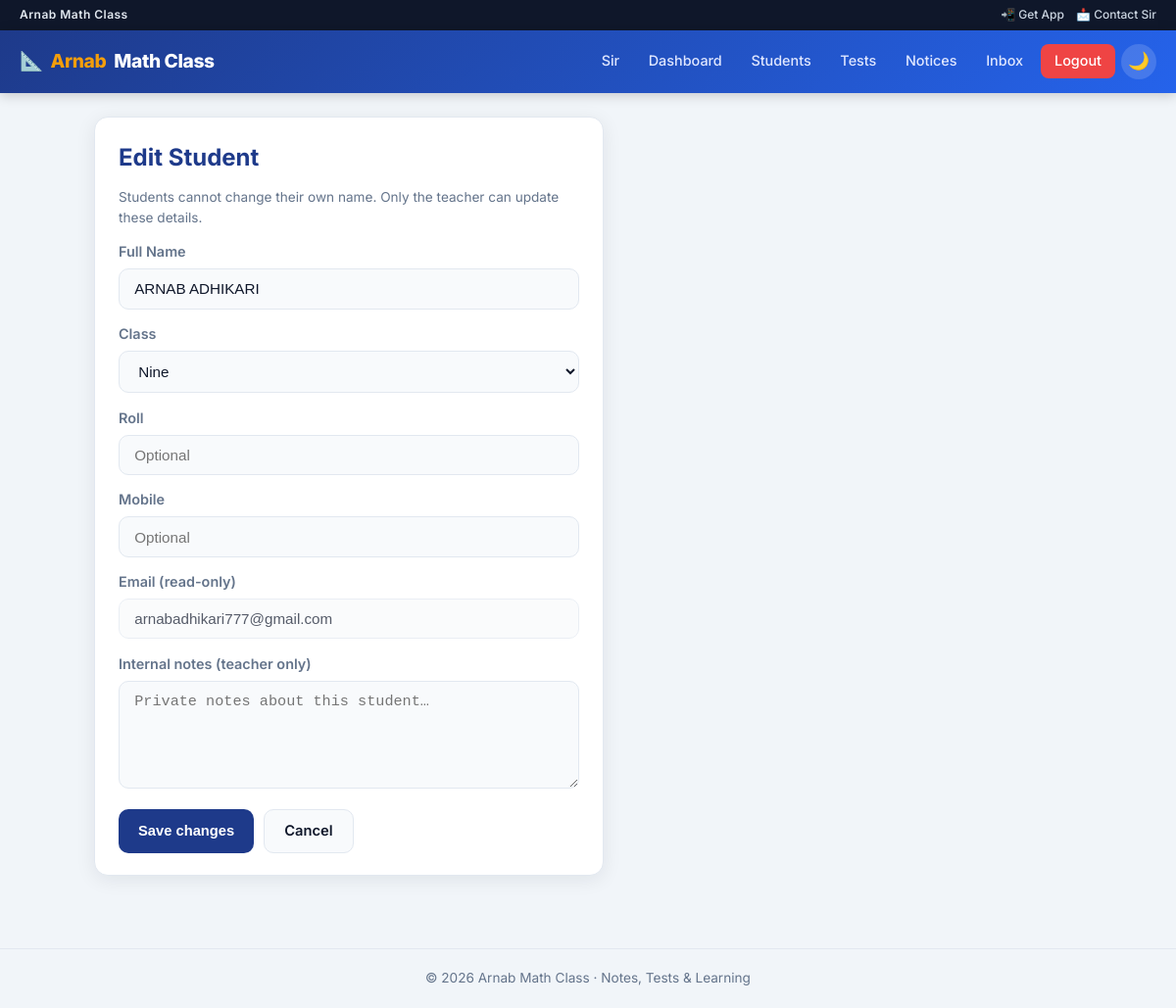
Page /teacher/students/1/edit (signed in) on the committed database.
### tables this page shows
CREATE TABLE students (
            id INTEGER PRIMARY KEY AUTOINCREMENT,
            name TEXT NOT NULL,
            class_name TEXT NOT NULL,
            roll TEXT,
            email TEXT UNIQUE NOT NULL,
            password_hash TEXT NOT NULL,
            is_verified INTEGER DEFAULT 0,
            registered_at TEXT NOT NULL
        , mobile TEXT, admitted_by_teacher INTEGER DEFAULT 0, is_blocked INTEGER DEFAULT 0, notes_internal TEXT);

### app.py (the view, shortened to what this page needs)
@app.route("/teacher/students/<int:student_id>/edit", methods=["GET", "POST"])
@teacher_login_required
def edit_student(student_id):
    with get_db() as conn:
        student = conn.execute("SELECT * FROM students WHERE id=?", (student_id,)).fetchone()
        if not student:
            abort(404)
    return render_template("edit_student.html", student=student)

### app.py (called while the page is built, shortened)
def get_db():
    conn = sqlite3.connect(DB_PATH)
    conn.row_factory = sqlite3.Row
    conn.execute("PRAGMA foreign_keys = ON")
    return conn

def get_csrf_token():
    token = session.get("_csrf_token")
    if not token:
        token = secrets.token_urlsafe(32)
        session["_csrf_token"] = token
    return token

@app.before_request
def enforce_https():
    if FORCE_HTTPS and not DEBUG_MODE and not request.is_secure and not _is_local_host():
        return redirect(request.url.replace("http://", "https://", 1), code=301)

@app.before_request
def csrf_protect():
    if request.method not in ("POST", "PUT", "PATCH", "DELETE"):
        return None

@app.after_request
def add_security_headers(resp):
    resp.headers.setdefault("X-Content-Type-Options", "nosniff")
    resp.headers.setdefault("X-Frame-Options", "SAMEORIGIN")
    resp.headers.setdefault("Referrer-Policy", "strict-origin-when-cross-origin")
    resp.headers.setdefault("Permissions-Policy", "camera=(), microphone=(), geolocation=()")
    if FORCE_HTTPS and request.is_secure:
        resp.headers.setdefault("Strict-Transport-Security", "max-age=31536000")
    return resp

@app.before_request
def validate_student_session():
    sid = session.get("student_id")
    if not sid or request.endpoint in (None, "static", "manifest", "service_worker"):
        return None

def teacher_login_required(f):
    @wraps(f)
    def decorated(*args, **kwargs):
        if not session.get("is_teacher"):
            flash("Teacher login is required.", "error")
            return redirect(url_for("teacher_login"))
        return f(*args, **kwargs)
    return decorated

@app.context_processor
def inject_notifications():
    data = {"unread_notif_count": 0, "student_notifications": []}
    sid = session.get("student_id")
    if not sid:
        return data

### templates/edit_student.html (shortened to what this page needs)
{% extends "base.html" %}
{% block content %}
<div class="card" style="max-width:520px;">
  <h2>Edit Student</h2>
  <p class="helper-text">Students cannot change their own name. Only the teacher can update these details.</p>
  <form method="POST" action="{{ url_for('edit_student', student_id=student.id) }}" accept-charset="UTF-8"><input type="hidden" name="csrf_token" value="{{ csrf_token() }}">
    <label>Full Name</label>
    <input type="text" name="name" value="{{ student.name }}" required>
    <label>Class</label>
    <select name="class_name" required>
      {% for c in ['Six','Seven','Eight','Nine','Ten','SSC Batch','HSC Batch'] %}
      <option value="{{ c }}" {% if student.class_name == c %}selected{% endif %}>{{ c }}</option>
      {% endfor %}
    </select>
    <label>Roll</label>
    <input type="text" name="roll" value="{{ student.roll or '' }}" placeholder="Optional">
    <label>Mobile</label>
    <input type="text" name="mobile" value="{{ student.mobile or '' }}" placeholder="Optional">
    <label>Email (read-only)</label>
    <input type="email" value="{{ student.email }}" disabled style="opacity:0.7;">
    <label>Internal notes (teacher only)</label>
    <textarea name="notes_internal" rows="3" placeholder="Private notes about this student…">{{ student.notes_internal or '' }}</textarea>
    <div style="display:flex; gap:10px; flex-wrap:wrap; margin-top:14px;">
      <button class="btn btn-primary" type="submit">Save changes</button>
      <a class="btn btn-secondary" href="{{ url_for('students_list') }}">Cancel</a>
    </div>
  </form>
</div>
{% endblock %}

### templates/base.html (style rules this page uses)
:root, [data-theme="light"] { --bg: #f1f5f9; --surface: #ffffff; --surface2: #f8fafc; --text: #0f172a; --text-muted: #64748b; --primary: #1e3a8a; --primary-hover: #1e40af; --accent: #f59e0b; --success: #059669; --danger: #dc2626; --border: #e2e8f0; --shadow: 0 4px 20px rgba(15,23,42,0.08); --radius: 14px; --nav-h: 64px; }
* { margin:0; padding:0; box-sizing:border-box; }
html { scroll-behavior: smooth; }
body { font-family: 'Inter', 'Noto Sans Bengali', system-ui, sans-serif; background: var(--bg); color: var(--text); min-height: 100vh; display: flex; flex-direction: column; line-height: 1.55; transition: background .25s, color .25s; }
a { color: inherit; text-decoration: none; }
.card { background: var(--surface); border-radius: var(--radius); padding: 1.4rem 1.5rem; box-shadow: var(--shadow); border: 1px solid var(--border); margin-bottom: 1.1rem; transition: box-shadow .2s; }
.card h2, .card h3 { color: var(--primary); margin-bottom: .75rem; }
label { display:block; margin: .9rem 0 .35rem; font-weight: 600; font-size: .9rem; color: var(--text-muted); }
input[type=text], input[type=email], input[type=password], input[type=number], select, textarea { width: 100%; padding: .7rem .95rem; border: 1.5px solid var(--border); border-radius: 10px; background: var(--surface2); color: var(--text); font-size: .95rem; transition: border .15s, box-shadow .15s; }
textarea { min-height: 110px; resize: vertical; }
.btn { display: inline-flex; align-items: center; gap: .4rem; padding: .65rem 1.25rem; border: none; border-radius: 10px; font-weight: 600; font-size: .92rem; cursor: pointer; transition: transform .12s, background .15s, box-shadow .15s; }
.btn-primary { background: var(--primary); color: #fff; }
.btn-secondary { background: var(--surface2); color: var(--text); border: 1.5px solid var(--border); }
.helper-text { font-size: .85rem; color: var(--text-muted); line-height: 1.5; }

### rows in the picture
students: name "ARNAB ADHIKARI", class_name "Nine", email "arnabadhikari777@gmail.com"
